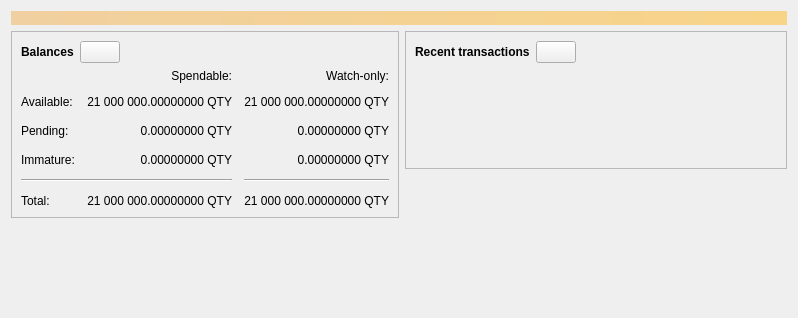
<?xml version="1.0" encoding="UTF-8"?>
<ui version="4.0">
 <class>OverviewPage</class>
 <widget class="QWidget" name="OverviewPage">
  <property name="geometry">
   <rect>
    <x>0</x>
    <y>0</y>
    <width>798</width>
    <height>318</height>
   </rect>
  </property>
  <property name="windowTitle">
   <string>Form</string>
  </property>
  <layout class="QVBoxLayout" name="topLayout">
   <item>
    <widget class="QLabel" name="labelAlerts">
     <property name="visible">
      <bool>false</bool>
     </property>
     <property name="styleSheet">
      <string notr="true">QLabel { background-color: qlineargradient(x1: 0, y1: 0, x2: 1, y2: 0, stop:0 #F0D0A0, stop:1 #F8D488); color:#000000; }</string>
     </property>
     <property name="wordWrap">
      <bool>true</bool>
     </property>
     <property name="margin">
      <number>3</number>
     </property>
     <property name="textInteractionFlags">
      <set>Qt::TextSelectableByMouse</set>
     </property>
    </widget>
   </item>
   <item>
    <layout class="QHBoxLayout" name="horizontalLayout" stretch="1,1">
     <item>
      <layout class="QVBoxLayout" name="verticalLayout_2">
       <item>
        <widget class="QFrame" name="frame">
         <property name="frameShape">
          <enum>QFrame::StyledPanel</enum>
         </property>
         <property name="frameShadow">
          <enum>QFrame::Raised</enum>
         </property>
         <layout class="QVBoxLayout" name="verticalLayout_4">
          <item>
           <layout class="QHBoxLayout" name="horizontalLayout_4">
            <item>
             <widget class="QLabel" name="label_5">
              <property name="font">
               <font>
                <weight>75</weight>
                <bold>true</bold>
               </font>
              </property>
              <property name="text">
               <string>Balances</string>
              </property>
             </widget>
            </item>
            <item>
             <widget class="QPushButton" name="labelWalletStatus">
              <property name="enabled">
               <bool>true</bool>
              </property>
              <property name="maximumSize">
               <size>
                <width>45</width>
                <height>16777215</height>
               </size>
              </property>
              <property name="toolTip">
               <string>The displayed information may be out of date. Your wallet automatically synchronizes with the QTY network after a connection is established, but this process has not completed yet.</string>
              </property>
              <property name="text">
               <string/>
              </property>
              <property name="icon">
               <iconset resource="../qty.qrc">
                <normaloff>:/icons/warning</normaloff>
                <disabledoff>:/icons/warning</disabledoff>:/icons/warning</iconset>
              </property>
              <property name="iconSize">
               <size>
                <width>24</width>
                <height>24</height>
               </size>
              </property>
             </widget>
            </item>
            <item>
             <spacer name="horizontalSpacer_3">
              <property name="orientation">
               <enum>Qt::Horizontal</enum>
              </property>
              <property name="sizeHint" stdset="0">
               <size>
                <width>40</width>
                <height>20</height>
               </size>
              </property>
             </spacer>
            </item>
           </layout>
          </item>
          <item>
           <layout class="QGridLayout" name="gridLayout">
            <property name="spacing">
             <number>12</number>
            </property>
            <item row="2" column="2">
             <widget class="QLabel" name="labelWatchPending">
              <property name="cursor">
               <cursorShape>IBeamCursor</cursorShape>
              </property>
              <property name="toolTip">
               <string>Unconfirmed transactions to watch-only addresses</string>
              </property>
              <property name="text">
               <string notr="true">0.00000000 QTY</string>
              </property>
              <property name="alignment">
               <set>Qt::AlignRight|Qt::AlignTrailing|Qt::AlignVCenter</set>
              </property>
              <property name="textInteractionFlags">
               <set>Qt::LinksAccessibleByMouse|Qt::TextSelectableByKeyboard|Qt::TextSelectableByMouse</set>
              </property>
             </widget>
            </item>
            <item row="2" column="1">
             <widget class="QLabel" name="labelUnconfirmed">
              <property name="cursor">
               <cursorShape>IBeamCursor</cursorShape>
              </property>
              <property name="toolTip">
               <string>Total of transactions that have yet to be confirmed, and do not yet count toward the spendable balance</string>
              </property>
              <property name="text">
               <string notr="true">0.00000000 QTY</string>
              </property>
              <property name="alignment">
               <set>Qt::AlignRight|Qt::AlignTrailing|Qt::AlignVCenter</set>
              </property>
              <property name="textInteractionFlags">
               <set>Qt::LinksAccessibleByMouse|Qt::TextSelectableByKeyboard|Qt::TextSelectableByMouse</set>
              </property>
             </widget>
            </item>
            <item row="3" column="2">
             <widget class="QLabel" name="labelWatchImmature">
              <property name="cursor">
               <cursorShape>IBeamCursor</cursorShape>
              </property>
              <property name="toolTip">
               <string>Mined balance in watch-only addresses that has not yet matured</string>
              </property>
              <property name="text">
               <string notr="true">0.00000000 QTY</string>
              </property>
              <property name="alignment">
               <set>Qt::AlignRight|Qt::AlignTrailing|Qt::AlignVCenter</set>
              </property>
              <property name="textInteractionFlags">
               <set>Qt::LinksAccessibleByMouse|Qt::TextSelectableByKeyboard|Qt::TextSelectableByMouse</set>
              </property>
             </widget>
            </item>
            <item row="4" column="0" colspan="2">
             <widget class="Line" name="line">
              <property name="orientation">
               <enum>Qt::Horizontal</enum>
              </property>
             </widget>
            </item>
            <item row="4" column="2">
             <widget class="Line" name="lineWatchBalance">
              <property name="sizePolicy">
               <sizepolicy hsizetype="Preferred" vsizetype="Fixed">
                <horstretch>0</horstretch>
                <verstretch>0</verstretch>
               </sizepolicy>
              </property>
              <property name="minimumSize">
               <size>
                <width>140</width>
                <height>0</height>
               </size>
              </property>
              <property name="orientation">
               <enum>Qt::Horizontal</enum>
              </property>
             </widget>
            </item>
            <item row="5" column="0">
             <widget class="QLabel" name="labelTotalText">
              <property name="text">
               <string>Total:</string>
              </property>
             </widget>
            </item>
            <item row="3" column="1">
             <widget class="QLabel" name="labelImmature">
              <property name="cursor">
               <cursorShape>IBeamCursor</cursorShape>
              </property>
              <property name="toolTip">
               <string>Mined balance that has not yet matured</string>
              </property>
              <property name="text">
               <string notr="true">0.00000000 QTY</string>
              </property>
              <property name="alignment">
               <set>Qt::AlignRight|Qt::AlignTrailing|Qt::AlignVCenter</set>
              </property>
              <property name="textInteractionFlags">
               <set>Qt::LinksAccessibleByMouse|Qt::TextSelectableByKeyboard|Qt::TextSelectableByMouse</set>
              </property>
             </widget>
            </item>
            <item row="2" column="3">
             <spacer name="horizontalSpacer_2">
              <property name="orientation">
               <enum>Qt::Horizontal</enum>
              </property>
              <property name="sizeHint" stdset="0">
               <size>
                <width>40</width>
                <height>20</height>
               </size>
              </property>
             </spacer>
            </item>
            <item row="3" column="0">
             <widget class="QLabel" name="labelImmatureText">
              <property name="text">
               <string>Immature:</string>
              </property>
             </widget>
            </item>
            <item row="5" column="1">
             <widget class="QLabel" name="labelTotal">
              <property name="cursor">
               <cursorShape>IBeamCursor</cursorShape>
              </property>
              <property name="toolTip">
               <string>Your current total balance</string>
              </property>
              <property name="text">
               <string notr="true">21 000 000.00000000 QTY</string>
              </property>
              <property name="alignment">
               <set>Qt::AlignRight|Qt::AlignTrailing|Qt::AlignVCenter</set>
              </property>
              <property name="textInteractionFlags">
               <set>Qt::LinksAccessibleByMouse|Qt::TextSelectableByKeyboard|Qt::TextSelectableByMouse</set>
              </property>
             </widget>
            </item>
            <item row="5" column="2">
             <widget class="QLabel" name="labelWatchTotal">
              <property name="cursor">
               <cursorShape>IBeamCursor</cursorShape>
              </property>
              <property name="toolTip">
               <string>Current total balance in watch-only addresses</string>
              </property>
              <property name="text">
               <string notr="true">21 000 000.00000000 QTY</string>
              </property>
              <property name="alignment">
               <set>Qt::AlignRight|Qt::AlignTrailing|Qt::AlignVCenter</set>
              </property>
              <property name="textInteractionFlags">
               <set>Qt::LinksAccessibleByMouse|Qt::TextSelectableByKeyboard|Qt::TextSelectableByMouse</set>
              </property>
             </widget>
            </item>
            <item row="0" column="2">
             <widget class="QLabel" name="labelWatchonly">
              <property name="text">
               <string>Watch-only:</string>
              </property>
              <property name="alignment">
               <set>Qt::AlignRight|Qt::AlignTrailing|Qt::AlignVCenter</set>
              </property>
             </widget>
            </item>
            <item row="1" column="0">
             <widget class="QLabel" name="labelBalanceText">
              <property name="text">
               <string>Available:</string>
              </property>
             </widget>
            </item>
            <item row="1" column="1">
             <widget class="QLabel" name="labelBalance">
              <property name="cursor">
               <cursorShape>IBeamCursor</cursorShape>
              </property>
              <property name="toolTip">
               <string>Your current spendable balance</string>
              </property>
              <property name="text">
               <string notr="true">21 000 000.00000000 QTY</string>
              </property>
              <property name="alignment">
               <set>Qt::AlignRight|Qt::AlignTrailing|Qt::AlignVCenter</set>
              </property>
              <property name="textInteractionFlags">
               <set>Qt::LinksAccessibleByMouse|Qt::TextSelectableByKeyboard|Qt::TextSelectableByMouse</set>
              </property>
             </widget>
            </item>
            <item row="1" column="2">
             <widget class="QLabel" name="labelWatchAvailable">
              <property name="cursor">
               <cursorShape>IBeamCursor</cursorShape>
              </property>
              <property name="toolTip">
               <string>Your current balance in watch-only addresses</string>
              </property>
              <property name="text">
               <string notr="true">21 000 000.00000000 QTY</string>
              </property>
              <property name="alignment">
               <set>Qt::AlignRight|Qt::AlignTrailing|Qt::AlignVCenter</set>
              </property>
              <property name="textInteractionFlags">
               <set>Qt::LinksAccessibleByMouse|Qt::TextSelectableByKeyboard|Qt::TextSelectableByMouse</set>
              </property>
             </widget>
            </item>
            <item row="2" column="0">
             <widget class="QLabel" name="labelPendingText">
              <property name="text">
               <string>Pending:</string>
              </property>
             </widget>
            </item>
            <item row="0" column="1">
             <widget class="QLabel" name="labelSpendable">
              <property name="text">
               <string>Spendable:</string>
              </property>
              <property name="alignment">
               <set>Qt::AlignRight|Qt::AlignTrailing|Qt::AlignVCenter</set>
              </property>
             </widget>
            </item>
           </layout>
          </item>
         </layout>
        </widget>
       </item>
       <item>
        <spacer name="verticalSpacer">
         <property name="orientation">
          <enum>Qt::Vertical</enum>
         </property>
         <property name="sizeHint" stdset="0">
          <size>
           <width>20</width>
           <height>40</height>
          </size>
         </property>
        </spacer>
       </item>
      </layout>
     </item>
     <item>
      <layout class="QVBoxLayout" name="verticalLayout_3">
       <item>
        <widget class="QFrame" name="frame_2">
         <property name="frameShape">
          <enum>QFrame::StyledPanel</enum>
         </property>
         <property name="frameShadow">
          <enum>QFrame::Raised</enum>
         </property>
         <layout class="QVBoxLayout" name="verticalLayout">
          <item>
           <layout class="QHBoxLayout" name="horizontalLayout_2">
            <item>
             <widget class="QLabel" name="label_4">
              <property name="font">
               <font>
                <weight>75</weight>
                <bold>true</bold>
               </font>
              </property>
              <property name="text">
               <string>Recent transactions</string>
              </property>
             </widget>
            </item>
            <item>
             <widget class="QPushButton" name="labelTransactionsStatus">
              <property name="enabled">
               <bool>true</bool>
              </property>
              <property name="maximumSize">
               <size>
                <width>45</width>
                <height>16777215</height>
               </size>
              </property>
              <property name="toolTip">
               <string>The displayed information may be out of date. Your wallet automatically synchronizes with the QTY network after a connection is established, but this process has not completed yet.</string>
              </property>
              <property name="text">
               <string/>
              </property>
              <property name="icon">
               <iconset resource="../qty.qrc">
                <normaloff>:/icons/warning</normaloff>
                <disabledoff>:/icons/warning</disabledoff>:/icons/warning</iconset>
              </property>
              <property name="iconSize">
               <size>
                <width>24</width>
                <height>24</height>
               </size>
              </property>
             </widget>
            </item>
            <item>
             <spacer name="horizontalSpacer">
              <property name="orientation">
               <enum>Qt::Horizontal</enum>
              </property>
              <property name="sizeHint" stdset="0">
               <size>
                <width>40</width>
                <height>20</height>
               </size>
              </property>
             </spacer>
            </item>
           </layout>
          </item>
          <item>
           <widget class="TransactionOverviewWidget" name="listTransactions">
            <property name="styleSheet">
             <string notr="true">QListView { background: transparent; }</string>
            </property>
            <property name="frameShape">
             <enum>QFrame::NoFrame</enum>
            </property>
            <property name="verticalScrollBarPolicy">
             <enum>Qt::ScrollBarAlwaysOff</enum>
            </property>
            <property name="horizontalScrollBarPolicy">
             <enum>Qt::ScrollBarAlwaysOff</enum>
            </property>
            <property name="sizeAdjustPolicy">
             <enum>QAbstractScrollArea::AdjustToContents</enum>
            </property>
            <property name="selectionMode">
             <enum>QAbstractItemView::NoSelection</enum>
            </property>
            <property name="uniformItemSizes">
             <bool>true</bool>
            </property>
           </widget>
          </item>
         </layout>
        </widget>
       </item>
       <item>
        <spacer name="verticalSpacer_2">
         <property name="orientation">
          <enum>Qt::Vertical</enum>
         </property>
         <property name="sizeHint" stdset="0">
          <size>
           <width>20</width>
           <height>40</height>
          </size>
         </property>
        </spacer>
       </item>
      </layout>
     </item>
    </layout>
   </item>
  </layout>
 </widget>
 <customwidgets>
  <customwidget>
   <class>TransactionOverviewWidget</class>
   <extends>QListView</extends>
   <header>qt/transactionoverviewwidget.h</header>
  </customwidget>
 </customwidgets>
 <resources/>
 <connections/>
</ui>
